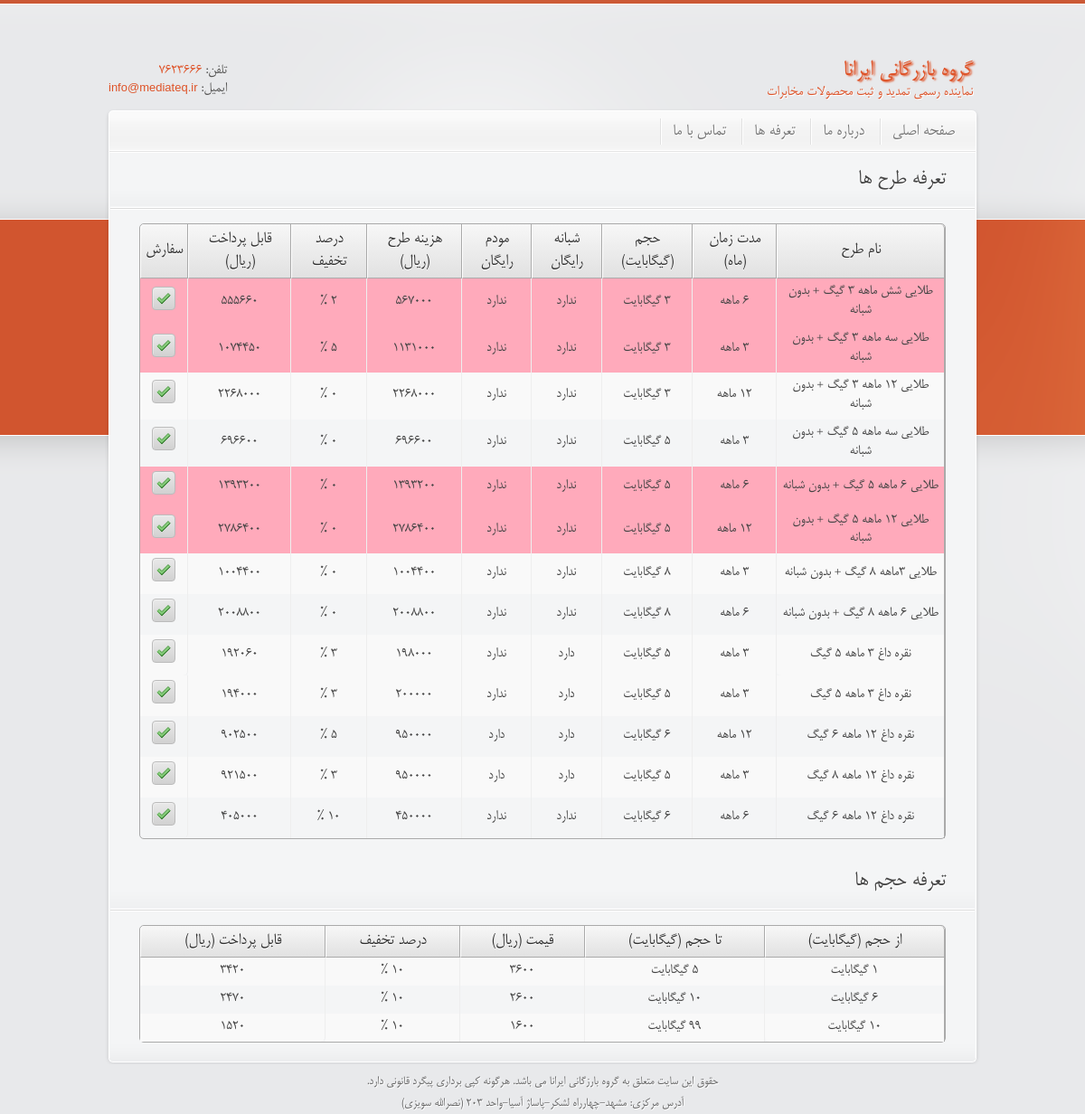
Page /price.php on the earlier database version.
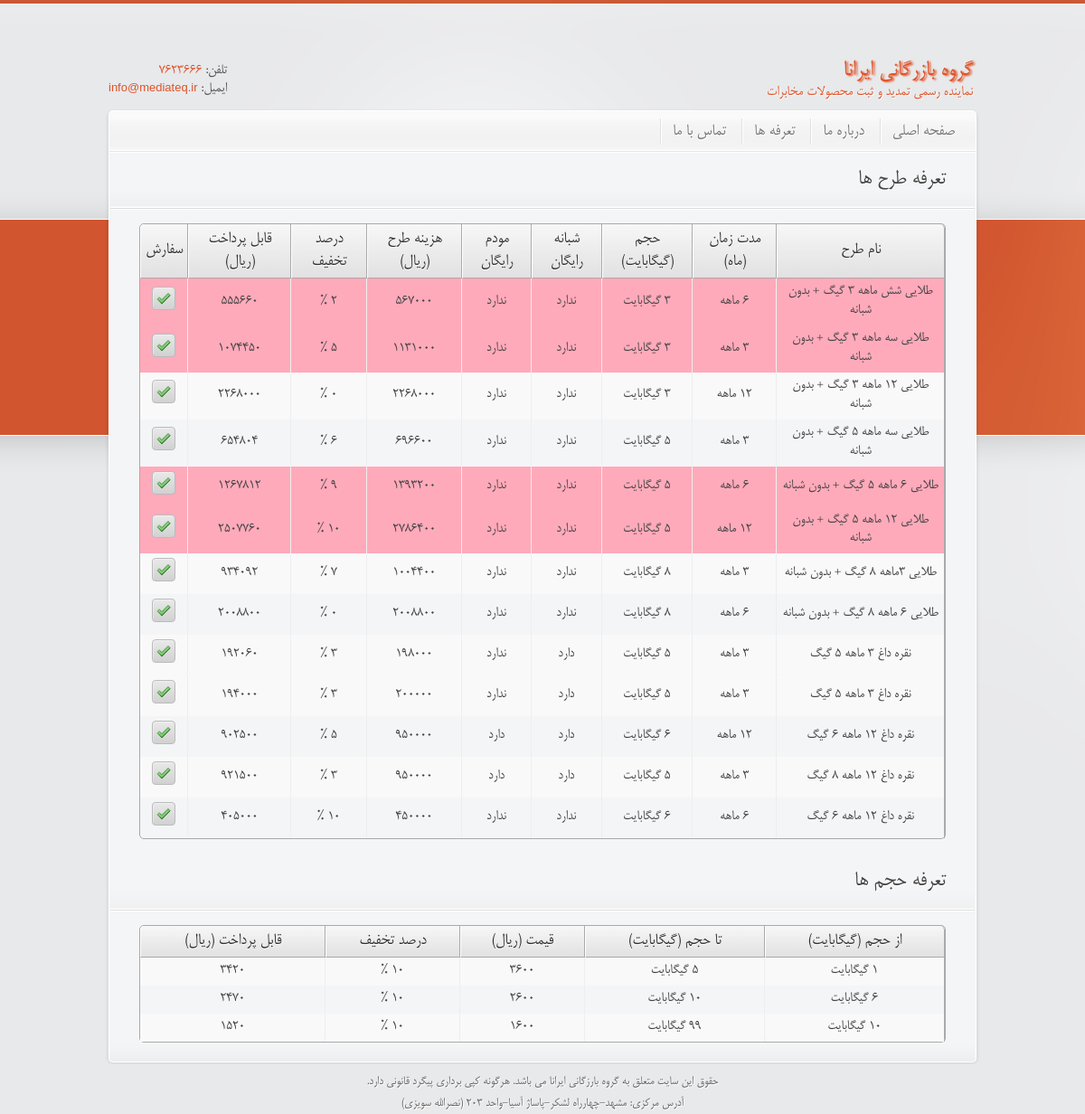
Same page on the later database version.
### tables this page shows
CREATE TABLE IF NOT EXISTS `settings` (
  `id` int(11) NOT NULL AUTO_INCREMENT,
  `key` varchar(30) NOT NULL,
  `value` text NOT NULL,
  PRIMARY KEY (`id`)
);

CREATE TABLE IF NOT EXISTS `plans` (
  `id` int(11) NOT NULL AUTO_INCREMENT,
  `pname` varchar(100) NOT NULL,
  `month` int(11) NOT NULL,
  `gig` int(11) NOT NULL,
  `night` tinyint(1) NOT NULL,
  `modem` tinyint(1) NOT NULL,
  `price` double NOT NULL,
  `percent` tinyint(3) unsigned NOT NULL,
  `special` tinyint(1) NOT NULL,
  PRIMARY KEY (`id`)
);

CREATE TABLE IF NOT EXISTS `volumes` (
  `id` int(11) NOT NULL AUTO_INCREMENT,
  `fvol` tinyint(3) unsigned NOT NULL,
  `tvol` tinyint(3) unsigned NOT NULL,
  `price` double NOT NULL,
  `percent` tinyint(3) unsigned NOT NULL,
  PRIMARY KEY (`id`)
);

### classes/database.php (called while the page is built, shortened)
<?php
  include_once("security.php");
class Database
  {
 private static $me;
 private $link;
 public $cmd;
 function __construct()
 {
      $this->link = mysqli_connect(_DB_SERVER,_DB_USER,_DB_PASS);
	  mysqli_set_charset($this->link, "utf8");
      mysqli_select_db($this->link,_DB_NAME);
 }
public static function GetDatabase()
{
   if(is_null(self::$me))
       self::$me = new Database();
    return self::$me;
 }
public function RunSQL()
{
   $security = Security::GetSecurity ();
   $this->cmd = $security->Xss_Clean($this->cmd);
   $result =  mysqli_query($this->link,$this->cmd);
   return $result;
}
function Select($tableName, $fields=NULL, $where = NULL, $order = NULL)
{
    if ($where) $where = " WHERE " . $where;
	$this->cmd = "SELECT $fields FROM `$tableName` " . $where . $order;
	$res = $this->RunSQL();
    if ($res)
	    return mysqli_fetch_array($res);
	else
        return false;
}
public function  SelectAll($tableName, $fields,$where = NULL,
                 $order = NULL, $from = NULL, $count = NULL)
 {
	$limit = "";
    if (!$fileds) $fields="*";
    if ($order) $order = " ORDER BY " . $order;
    $this->cmd = "SELECT $fields FROM `$tableName` " . $where . " " . $order . " " . $limit;
    $res =$this->RunSQL();
    $rows = array();
    if ($res)
    {
        while($row = mysqli_fetch_array($res)) $rows[] = $row;
    }
    return $rows;
}
  }
?>

### classes/functions.php (called while the page is built, shortened)
<?php
	include_once("database.php");
	   function GetSettingValue($key, $strip_tags = 0)
       {
			$db = Database::GetDatabase();
			$row = $db ->Select("settings","value","`key`='{$key}'");
			return ($row) ? $row["value"] : false;
       }
?>

### classes/security.php (called while the page is built, shortened)
<?php
class Security
{
    private static $me;
    public static function GetSecurity()
    {
      if(is_null(self::$me))
         self::$me = new Security();
      return self::$me;
    }
    public function Xss_Clean($data)
    {
        $data = str_replace(array('&amp;','&lt;','&gt;'), array('&amp;amp;','&amp;lt;','&amp;gt;'), $data);
        $data = preg_replace('/(&#*\w+)[\x00-\x20]+;/u', '$1;', $data);
        $data = preg_replace('/(&#x*[0-9A-F]+);*/iu', '$1;', $data);
        $data = html_entity_decode($data, ENT_COMPAT, 'UTF-8');
        $data = preg_replace('#(<[^>]+?[\x00-\x20"\'])(?:on|xmlns)[^>]*+>#iu', '$1>', $data);
        $data = preg_replace('#([a-z]*)[\x00-\x20]*=[\x00-\x20]*([`\'"]*)[\x00-\x20]*j[\x00-\x20]*a[\x00-\x20]*v[\x00-\x20]*a[\x00-\x20]*s[\x00-\x20]*c[\x00-\x20]*r[\x00-\x20]*i[\x00-\x20]*p[\x00-\x20]*t[\x00-\x20]*:#iu', '$1=$2nojavascript...', $data);
        $data = preg_replace('#([a-z]*)[\x00-\x20]*=([\'"]*)[\x00-\x20]*v[\x00-\x20]*b[\x00-\x20]*s[\x00-\x20]*c[\x00-\x20]*r[\x00-\x20]*i[\x00-\x20]*p[\x00-\x20]*t[\x00-\x20]*:#iu', '$1=$2novbscript...', $data);
        $data = preg_replace('#([a-z]*)[\x00-\x20]*=([\'"]*)[\x00-\x20]*-moz-binding[\x00-\x20]*:#u', '$1=$2nomozbinding...', $data);
        $data = preg_replace('#(<[^>]+?)style[\x00-\x20]*=[\x00-\x20]*[`\'"]*.*?expression[\x00-\x20]*\([^>]*+>#i', '$1>', $data);
        $data = preg_replace('#(<[^>]+?)style[\x00-\x20]*=[\x00-\x20]*[`\'"]*.*?behaviour[\x00-\x20]*\([^>]*+>#i', '$1>', $data);
        $data = preg_replace('#(<[^>]+?)style[\x00-\x20]*=[\x00-\x20]*[`\'"]*.*?s[\x00-\x20]*c[\x00-\x20]*r[\x00-\x20]*i[\x00-\x20]*p[\x00-\x20]*t[\x00-\x20]*:*[^>]*+>#iu', '$1>', $data);
        $data = preg_replace('#</*\w+:\w[^>]*+>#i', '', $data);
        do
        {
            $old_data = $data;
            $data = preg_replace('#</*(?:applet|b(?:ase|gsound|link)|embed|frame(?:set)?|i(?:frame|layer)|l(?:ayer|ink)|meta|object|s(?:cript|tyle)|title|xml)[^>]*+>#i', '', $data);
        }
        while ($old_data !== $data);
        return $data;
    }
}
?>

### price.php (the view, shortened to what this page needs)
<?php
	include_once("inc/header.php");
    include_once("classes/database.php");
	include_once("classes/functions.php");
    $db = Database::GetDatabase();
$html =<<<cd
	<link rel="stylesheet" href="manager/css/tables.css" type="text/css">
	<link rel="stylesheet" href="manager/css/forms.css" type="text/css">
  	<!-- <script src="manager/js/jquery.tools.min.js"></script>
  	<script src="manager/js/jquery.ui.min.js"></script>
  	<script src="manager/js/jquery.tables.js"></script> -->
  	<!-- <style>
  		a.button-blue{
  			background: -webkit-gradient(linear, left top, left bottom, from(#faa51a), to(#f47a20)) !important;
  			color:#2f2f2f !important;
  			font-size:15px !important;
  			border:1px solid #dd6611 !important;
  		}
  		a.button-blue:hover,
  		a.button-blue:focus{
  			background: -webkit-gradient(linear, left top, left bottom, from(#f88e11), to(#f06015)) !important;
  			border: solid 1px #aa5511 !important;
  			color: #fef4e9 !important;
  		}
  		a.button-blue.current{
  			color:#fff !important;
  		}
  	</style> -->
		<div class="main png_bg">
			<div class="inner_main">
				<div class="container_alpha slogan">
					<h1>تعرفه طرح ها</h1>
				</div>
				<div class="container_gamma slogan" style="background:none">
cd;
$rows = $db->SelectAll("plans","*",null,"id Asc");
$table=<<<cd
<table class="datatable full">
    <thead class="rtl">
        <tr>
          <th>نام طرح</th>
          <th>مدت زمان (ماه)</th>
          <th>حجم (گیگابایت)</th>
          <th>شبانه رایگان</th>
          <th>مودم رایگان</th>
          <th>هزینه طرح (ریال)</th>
          <th>درصد تخفیف</th>
          <th>قابل پرداخت (ریال)</th>
		      <th>سفارش</th>
        </tr>
    </thead>
	<tbody class="rtl">
cd;
for($i = 0; $i < Count($rows); $i++)
{
 $rows[$i]["month"] = ($rows[$i]["month"])." ماهه ";
 $rows[$i]["gig"]   = ($rows[$i]["gig"])." گیگابایت ";
 $rows[$i]["night"] = ($rows[$i]["night"])?"دارد" :"ندارد";
 $rows[$i]["modem"] = ($rows[$i]["modem"])?"دارد" :"ندارد";
 $percent = $rows[$i]["percent"]." % ";
if (($i+1)%10 == 0)
	$table.=<<<cd
	</tbody>
<tbody class="rtl" style="display: table-row-group;">
cd;
$percentedprice =$rows[$i]["price"]-(($rows[$i]["price"]*$rows[$i]["percent"])/100);
if ($rows[$i]["special"])
 {
  $class= "spec";
 }
else
 {
   $class = "";
 }
$table .=<<<cd
        <tr class="$class">
            <td>{$rows[$i]["pname"]}</td>
            <td>{$rows[$i]["month"]}</td>
            <td>{$rows[$i]["gig"]}</td>
            <td>{$rows[$i]["night"]}</td>
            <td>{$rows[$i]["modem"]}</td>
      			<td>{$rows[$i]["price"]}</td>
      			<td>{$percent}</td>
            <td>{$percentedprice}</td>
      			<td>
              <a href="main.php?act=neword&planid={$rows[$i]["id"]}" class="button button-gray no-text" style="display:inline-block">
                <span class="order"></span>
              </a>
            </td>
        </tr>
cd;
}
$table.="</tbody> </table>";
$html.=<<<cd
					{$table}
					<div class="clearfix"></div>
				</div>
				<div class="container_alpha slogan">
					<h1>تعرفه حجم ها</h1>
				</div>
				<div class="container_gamma slogan" style="background:none">
cd;
$rows = $db->SelectAll("volumes","*",null,"id Asc");
$table=<<<cd
<table class="datatable full">
    <thead class="rtl">
        <tr>
            <th>از حجم (گیگابایت)</th>
            <th>تا حجم (گیگابایت)</th>
            <th>قیمت (ریال)</th>
            <th>درصد تخفیف</th>
            <th>قابل پرداخت (ریال)</th>
        </tr>
    </thead>
	<tbody class="rtl">
cd;
for($i = 0; $i < Count($rows); $i++)
{
 $rows[$i]["fvol"] = ($rows[$i]["fvol"])." گیگابایت ";
 $rows[$i]["tvol"] = ($rows[$i]["tvol"])." گیگابایت ";
 $rows[$i]["percent"] = $rows[$i]["percent"]+" % ";
 $percentedprice = $rows[$i]["price"]-(($rows[$i]["price"]*$rows[$i]["percent"])/100);
$table .=<<<cd
        <tr>
            <td>{$rows[$i]["fvol"]}</td>
            <td>{$rows[$i]["tvol"]}</td>
            <td>{$rows[$i]["price"]}</td>
            <td>{$percent}</td>
			<td>{$percentedprice}</td>
        </tr>
cd;
}
$table.="</tbody> </table>";
$html.=<<<cd
					{$table}
					<div class="clearfix"> </div>
				</div>
			</div>
		</div>
    	<div class="endmain png_bg"></div>
cd;
    echo $html;
	include_once("inc/footer.php");
?>

### inc/header.php (shortened to what this page needs)
<?php
	include_once("./classes/database.php");
	include_once("./classes/functions.php");
	$Contact_Email = GetSettingValue('Contact_Email',0);
	$Tell_Number = GetSettingValue('Tell_Number',0);
?>
<!doctype html>
<html lang="fa" class="no-js"><head>
	<link rel="stylesheet" href="css/style.css">
	<link rel="stylesheet" href="css/rainbow.css" type="text/css">
</head>
<body>
  	<div id="container">
	    <div id="header">
			<div id="logo">
				<h1 style="color:#DE5328;text-shadow:2px 1px 2px #DE5328">گروه بازرگانی ایرانا<span>نماینده رسمی تمدید و ثبت محصولات مخابرات</h1>
			</div>
			<div id="personal_data">
				<p>تلفن: <span style="display:inline-block;direction:ltr !important"><?php echo $Tell_Number?></span></p>
				<p>ایمیل: <span><a href="mailto:info@irana.ir" class="latin-font"><?php echo $Contact_Email?></a></span></p>
			</div>
		</div>
		<div id="menu" class="png_bg ltr">
			<ul>
				<li>
					<a href="index.html">صفحه اصلی</a>
				</li>
				<li>
					<a href="aboutus.html" class="">درباره ما</a>
				</li>
				<li>
					<a href="price.html" class="">تعرفه ها</a>
				</li>
				<li>
					<a href="contact.html">تماس با ما</a>
				</li>
			</ul>
		</div>

### inc/footer.php (shortened to what this page needs)
</div>
<div id="footer_bottom" class="png_bg">
    <p style="margin-bottom:5px;">حقوق این سایت متعلق به گروه بارزگانی ایرانا می باشد. هرگونه کپی برداری پیگرد قانونی دارد.</p>
    <p>آدرس مرکزی: مشهد-چهارراه لشکر-پاساژ آسیا-واحد 203 (نصرالله سویزی)</p>
</div>
</body>
</html>

### css/rainbow.css (style rules this page uses)
a, a:active, a:visited ,#main_link_color,#personal_data p span,#personal_data p span a { color:#DE5328; }
h1 strong,h2 strong,h3 strong,h4 strong,h5 strong,h6 strong,.dropcapcolor,.inner_main .widget ul.testimonials li p span,.post_header a:hover,.breadcrumbs p span,h1 span, h2 span, h3 span, h4 span, h5 span, h6 span,.hotstuff ul li a { color:#DE5328; }
body { background:url(../images/background.png) repeat-x scroll 0 0 #e8e9eb; }
a:link { -webkit-tap-highlight-color: #DE5328; }

### manager/css/tables.css (style rules this page uses)
table.full { width: 100%; }
table.datatable { border: 1px solid #aaa; border-collapse: separate; border-spacing: 0; -moz-border-radius: 5px; -webkit-border-radius: 5px; -khtml-border-radius: 5px; border-radius: 5px; direction:rtl !important; }
table.datatable thead th { background: #f7f7f7; background: -webkit-gradient(linear, left top, left bottom, from(#f7f7f7), to(#e1e1e1)); background: -moz-linear-gradient(top, #f7f7f7, #e1e1e1); -pie-background: linear-gradient(top, #f7f7f7, #e1e1e1); border-bottom: 1px solid #aaa; color: #333; text-shadow: 0 1px 0 #fff; position: relative; }
table.datatable thead th { border-right: 1px solid #aaa; }
table.datatable thead th:first-child { border-right: 1px solid #aaa; }
table.datatable thead th { border-left: 1px solid #fff; }
table.datatable thead th:first-child { -moz-border-radius-topright: 5px; -webkit-border-top-right-radius: 5px; -khtml-border-top-right-radius: 5px; border-radius: 0 5px 0 0; }
table.datatable thead th:last-child { -moz-border-radius-topleft: 5px; -webkit-border-top-left-radius: 5px; -khtml-border-top-left-radius: 5px; border-radius: 5px 0 0 0; }
table.datatable tbody tr:last-child td:first-child { -moz-border-radius-bottomleft: 5px; -webkit-border-bottom-left-radius: 5px; -khtml-border-bottom-left-radius: 5px; border-radius: 0 0 0 5px; }
table.datatable tbody tr:last-child td:last-child { -moz-border-radius-bottomright: 5px; -webkit-border-bottom-right-radius: 5px; -khtml-border-bottom-right-radius: 5px; border-radius: 0 0 5px 0; }
table.datatable th, table.datatable td { padding: 5px; vertical-align: middle; font-size: 17px; text-align: center; }
table.datatable tbody tr:nth-child(odd) td { background: #f9f9f9; }
table.datatable tbody td { border-right: 1px solid #eee; }
table.datatable tbody td:first-child { border-right: 1px solid #aaa; }
table.datatable tr.spec td { background-color: #FFAABB !important; }

### manager/css/forms.css (style rules this page uses)
.button { -moz-border-radius: 4px; -webkit-border-radius: 4px; -khtml-border-radius: 4px; border-radius: 4px; -moz-box-shadow:inset 1px 1px 0 rgba(255,255,255,0.3); -webkit-box-shadow:inset 1px 1px 0 rgba(255,255,255,0.3); box-shadow:inset 1px 1px 0 rgba(255,255,255,0.3); cursor: pointer; display: inline-block; font: 12px/16px 'Lucida Grande', 'Lucida Sans Unicode', 'Helvetica Neue', Helvetica, Arial, Verdana, sans-serif; padding: 4px 10px; outline: none !important; text-align: center; text-decoration: none; position: relative; -moz-box-sizing: border-box !important; }
.button-gray { background: #f1f1f1; background: -webkit-gradient(linear, left top, left bottom, from(#e9e9e9), to(#d1d1d1)); background: -moz-linear-gradient(top, #e9e9e9, #d1d1d1); -pie-background: linear-gradient(top, #e9e9e9, #d1d1d1); border: 1px solid #bbb; color: #555; text-shadow: 0 1px 0 #fff; }
.button span { display: inline-block; float: left; height: 16px; margin-right: 5px; position: relative; width: 16px; }
a.button.no-text { display: block; text-indent: -999em; padding: 0; line-height: 24px; overflow: hidden; }
.button.no-text span { display: block; margin: 0; height: 24px; width: 24px; }
.button span.order { background: transparent url(../images/tick.png) no-repeat center center; }

Differences in the rows shown:
changed plans "طلایی سه ماهه 5 گیگ + بدون شبانه": percent "0 %" → "6 %"; percentedprice "696600" → "654804"
changed plans "طلایی 6 ماهه 5 گیگ + بدون شبانه": percent "0 %" → "9 %"; percentedprice "1393200" → "1267812"
changed plans "طلایی 12 ماهه 5 گیگ + بدون شبانه": percent "0 %" → "10 %"; percentedprice "2786400" → "2507760"
changed plans "طلایی 3ماهه 8 گیگ + بدون شبانه": percent "0 %" → "7 %"; percentedprice "1004400" → "934092"
